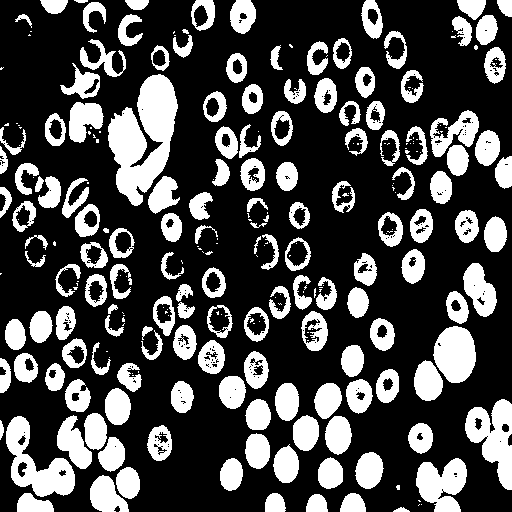
#> input picture M2/TADI/TP 1 Morphologie Mathematique/Images/cellbin.bmp, 512 x 512 px, found by its file name; the run also reads 1 picture not shown here
$ jupyter execute --allow-errors tadi.ipynb   (older library calls are emulated)
#> lines starting #> are read from the running program, lines starting #| are printed output that depends on the picture; after the words box and inside, x2 and y2 are one past the last pixel; in counts of white or black regions, pixels touching at a corner belong together
[cell 1]
#!/usr/bin/env python3
# -*- coding: utf-8 -*-
"""
Created on Tue Sep  4 10:23:50 2018
Modified Oct 2020

@author: Said,Isabelle
"""


#%% SECTION 1 inclusion de packages externes


import numpy as np
import platform
import tempfile
import os
import matplotlib.pyplot as plt
from scipy import ndimage as ndi
# necessite scikit-image
from skimage import io as skio


# POUR LA MORPHO
import skimage.morphology as morpho
import skimage.feature as skf
from scipy import ndimage as ndi

#%% SECTION 2 fonctions utiles pour le TP

# [64 lines left out: functions viewimage, viewimage_color, not called in this run]


def strel(forme,taille,angle=45):
    """renvoie un element structurant de forme
     'diamond'  boule de la norme 1 fermee de rayon taille
     'disk'     boule de la norme 2 fermee de rayon taille
     'square'   carre de cote taille (il vaut mieux utiliser taille=impair)
     'line'     segment de langueur taille et d'orientation angle (entre 0 et 180 en degres)
      (Cette fonction n'est pas standard dans python)
    """

    if forme == 'diamond':
        return morpho.selem.diamond(taille)
    if forme == 'disk':
        return morpho.selem.disk(taille)
    if forme == 'square':
        return morpho.selem.square(taille)
    if forme == 'line':
        angle=int(-np.round(angle))
        angle=angle%180
        angle=np.float32(angle)/180.0*np.pi
        x=int(np.round(np.cos(angle)*taille))
        y=int(np.round(np.sin(angle)*taille))
        if x**2+y**2 == 0:
            if abs(np.cos(angle))>abs(np.sin(angle)):
                x=int(np.sign(np.cos(angle)))
                y=0
            else:
                y=int(np.sign(np.sin(angle)))
                x=0
        rr,cc=morpho.selem.draw.line(0,0,y,x)
        rr=rr-rr.min()
        cc=cc-cc.min()
        img=np.zeros((rr.max()+1,cc.max()+1) )
        img[rr,cc]=1
        return img
    raise RuntimeError('Erreur dans fonction strel: forme incomprise')


# [15 lines left out: function couleurs_alea, not called in this run]

#%% SECTION 3 exemples de commandes pour effectuer ce qui est demande pendant le TP

# Images binaire
im=skio.imread('cellbin.bmp')
#> im: shape (512, 512) bool; 29.1% white; 270 white regions (119 under 20 px), largest, box (x1, y1, x2, y2) and area: (108, 74, 178, 206) 5286, (6, 416, 75, 497) 2464, (465, 399, 512, 490) 2336
# [9 lines of commented-out code are left out]

plt.imshow(im,cmap="gray")
# viewimage(im) - Utilisable à la place de plt.imshow si Gimp est installé.

se=strel('disk',4)

# dilatation
dil=morpho.dilation(im,se)
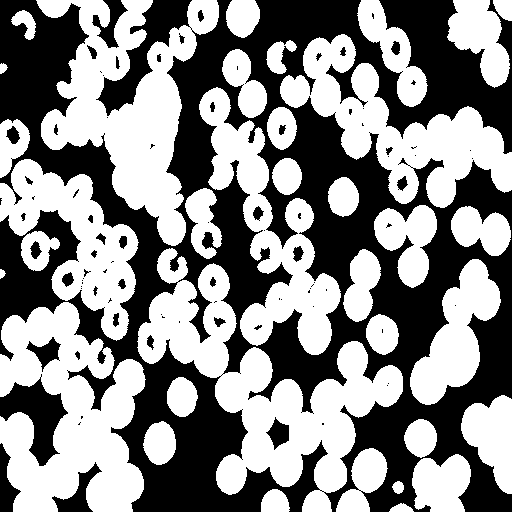
#> dil: shape (512, 512) bool; 53.4% white; 89 black regions (49 under 20 px), largest, box (x1, y1, x2, y2) and area: (0, 0, 512, 512) 114190, (0, 374, 68, 466) 2728, (52, 462, 102, 512) 829
plt.imshow(dil,cmap="gray")

# erosion
ero=morpho.erosion(im,se)
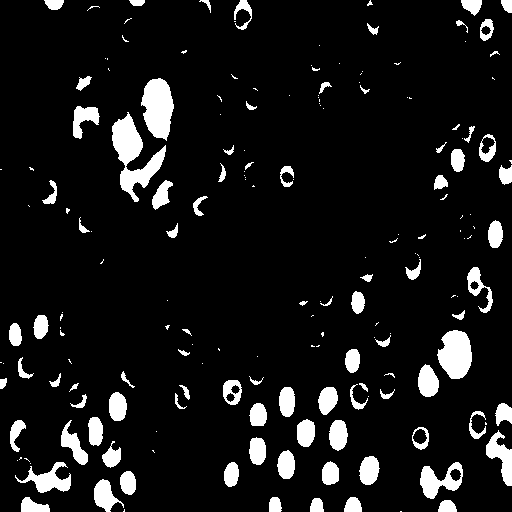
#> ero: shape (512, 512) bool; 8.9% white; 185 white regions (95 under 20 px), largest, box (x1, y1, x2, y2) and area: (112, 112, 166, 202) 1928, (141, 78, 174, 141) 1465, (437, 330, 472, 379) 1273
plt.imshow(ero,cmap="gray")

#ouverture
open=morpho.opening(im,se)
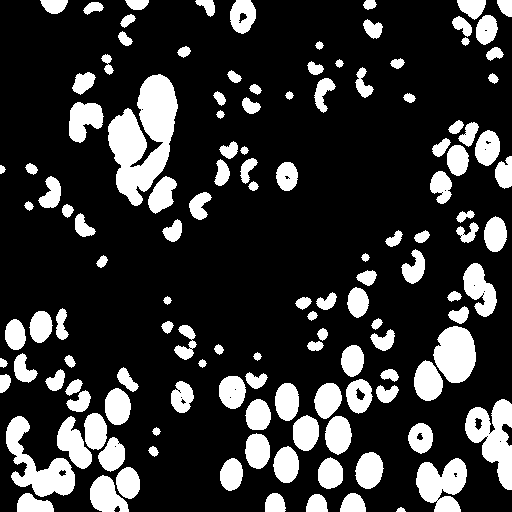
#> open: shape (512, 512) bool; 20.5% white; 129 white regions, largest, box (x1, y1, x2, y2) and area: (108, 74, 178, 206) 5231, (465, 399, 512, 490) 2291, (6, 416, 75, 497) 2291
plt.imshow(open,cmap="gray")

#fermeture
close=morpho.closing(im,se)
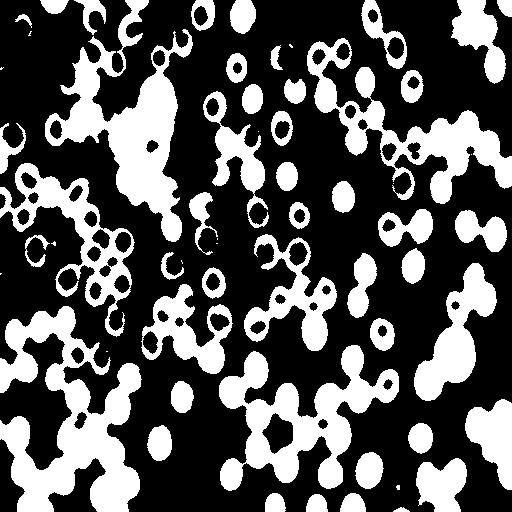
#> close: shape (512, 512) bool; 34% white; 59 white regions (13 under 20 px), largest, box (x1, y1, x2, y2) and area: (0, 306, 142, 512) 14003, (45, 0, 193, 242) 11557, (219, 345, 399, 491) 10351
plt.imshow(close,cmap="gray")

#%% Chapeau haut-de-forme
im=skio.imread('retina2.gif')
t=10
#> (the rest of this cell did not finish here and is left out)

ch=im-morpho.opening(im,se)
plt.imshow(ch,cmap="gray")

#%%  Filtre alterne sequentiel
im=skio.imread('retina2.gif')
imt=im.copy()
N=3
for k in range(N):
    se=strel('disk',k)
    imt=morpho.closing(morpho.opening(imt,se),se)
plt.imshow(imt,cmap="gray")


#%% ligne de partage des eaux
im=skio.imread('bat200.bmp')
se=morpho.selem.disk(1)

grad=morpho.dilation(im,se)-morpho.erosion(im,se)
grad=np.int32(grad>40)*grad
plt.imshow(grad,cmap="gray")

local_mini = skf.peak_local_max(255-grad, #il n'y a pas de fonction local_min...
                            indices=False)
markers = ndi.label(local_mini)[0]
plt.imshow(local_mini,cmap="gray")

labels = morpho.watershed(grad, markers,watershed_line=True)
plt.imshow(couleurs_alea(labels))
# viewimage_color(couleurs_alea(labels)) - Utilisable si gimp est installé

# visualiation du resultat
segm=labels.copy()
for i in range(segm.shape[0]):
    for j in range(segm.shape[1]):
        if segm[i,j] == 0:
            segm[i,j]=255
        else:
            segm[i,j]=0
#superposition des contours de la segmentation a l'image initiale
contourSup=np.maximum(segm,im)
plt.imshow(contourSup,cmap="gray")


#%% reconstruction
im=skio.imread('retina2.gif')
se4=strel('disk',4)
open4=morpho.opening(im,se4)
reco=morpho.reconstruction(open4,im)
plt.imshow(reco,cmap="gray")
#%% FIN  exemples TP MORPHO

#> (a cell that did not finish here is left out)

1- la forme de l'element structurant influence bcp l'operation morphologique par exemple si en prend un element structurant avec une grande taille , la forme de l'element commence a apparaitre dans l'image et plus en augmente la taille de l'element structurent plus il va être visible dans l'image et cela du a la propagation du niveau du gris par rapport a l'element

[cell 3]
#se= strel("square",1)
#se= strel("square",5)
se= strel("square",10)
# dilatation
#> (the rest of this cell did not finish here and is left out)

#> (a cell that did not finish here is left out)

#> (a cell that did not finish here is left out)

#> (a cell that did not finish here is left out)

2) on vas d'abord verifier les 4 propriétés sur l'operation de dilatation et on peut generaliser ça sur les 3 autres operations

#> (a cell that did not finish here is left out)

[cell 8]
se= strel("square",4)
#> (the rest of this cell did not finish here and is left out)

2.1 ) on peut verifier en comparant les 2 images que aucun element de l'image 1 n'as été supprimer ou réduit dans l'image 2 et cela du au fait que la dilation est extensive tel que X est inclus dans D(X,B)

2.2 ) pour verifier la croissance on peut comparer que la dilatation de la figure 1 et de la figure 2 tel que la D(fig1,B) inclus D(fig2,B) et qui veut aussi dire que la dilatation de la figure 1 sera <= a n'importe quel point de la D(fig2,B)

#> (a cell that did not finish here is left out)

[cell 10]
plt.imshow(morpho.dilation(morpho.dilation(dil,se),se),cmap="gray")
plt.title("figure 4")
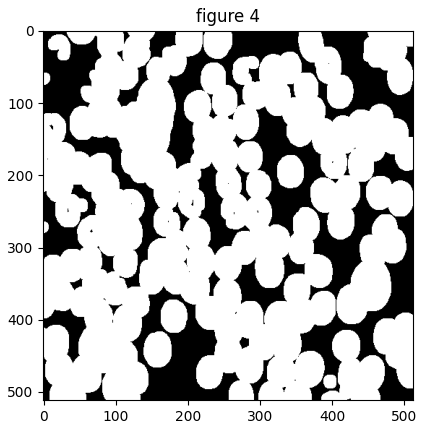
#> figure drawn by matplotlib, 1 panel

on remarque que la figure 4 est plus claire que la figure 3 donc ça veut dire que des points de la figure 4 sont plus grande que la figure 3. <br> <br>
on peut aussi faire une comparaison point a point sur les 2 images et verifier si la figure 4 et >= a la figure 3

[cell 11]
(morpho.dilation(dil,se) <= morpho.dilation(morpho.dilation(dil,se),se)).all()
#> Out = True
